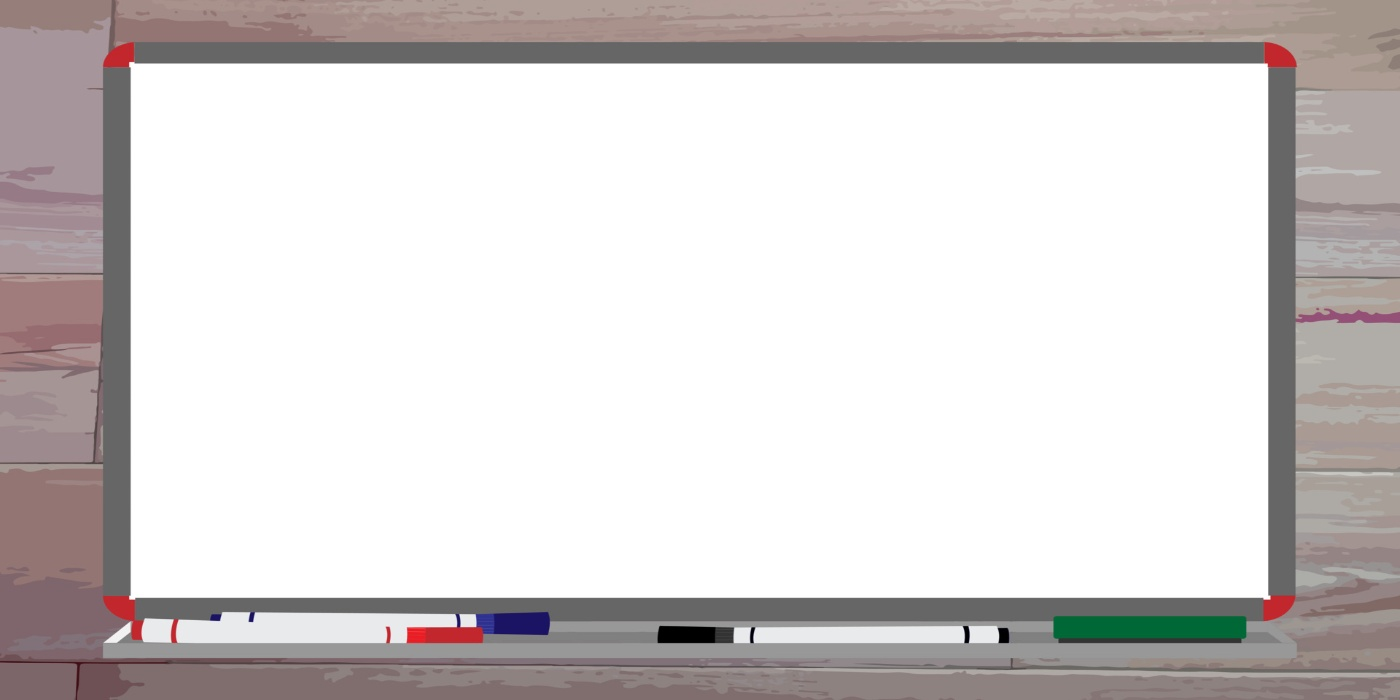
#> input picture image_drawing/whiteboard.jpg, 1400 x 700 px, found by its file name
$ python image_drawing.py
#> lines starting #> are read from the running program, lines starting #| are printed output that depends on the picture
### helpful_cv_scripts/context_manager.py
from contextlib import contextmanager
import cv2

"""Import this module like: from helpful_cv_scripts import context manager
And run in the terminal at the project root: python -m parent_folder.script
parent_folder is the directory the script is in, script is the name of the
python script, don't put the .py extension, you want this to ran as a module
with the -m flag """
"""enter with block
     ↓
run setup
     ↓
yield → execute user code
     ↓
resume function
     ↓
run cleanup"""
@contextmanager
def cv_show_image(src):
    try:
        yield
    finally:
        cv2.destroyAllWindows()
# [7 lines left out: function cv_display_video, not called in this run]


# [18 lines of commented-out code are left out]

### image_drawing/image_drawing.py
from helpful_cv_scripts import context_manager as cm
from pathlib import Path
import cv2

img_path = Path("C:/Users/Eric/PycharmProjects/PythonProject1/Computer_Vision/image_drawing/whiteboard.jpg")

with cm.cv_show_image(img_path):
    img = cv2.imread(img_path)
#> img is the input picture: shape (700, 1400, 3); mean B, G, R 208.1, 208.4, 213
    # print(img.shape)
    # Drawing a line on top of the image. Arguments that are needed:
    # Image loaded into memory, first point XY coordinate, second point XY coordinate
    # Tuple defining the color of the line in current colorspace, and pixel count for line thickness
    # cv2.line(img, (200, 200), (250, 400), (255, 0, 0), 4)
    # Drawing a rectangle, arguments needed:
    # Image in memory, first point in XY is upper left corner, second point is the lower right corner
    # Tuple defining the color of the lines, and pixel count for thickness of line. If a thickness of -1
    # is used then the whole shape is filled in with color
    cv2.rectangle(img, (500, 500), (800, 200), (0, 255, 0), 3)
    # cv2.rectangle(img, (500, 500), (800, 200), (0, 255, 0), -1)
    # Drawing a circle: image in memory, a point for center of circle, radius in pixels,
    # tuple for the color, and thickness value
    cv2.circle(img, (350, 400), 50, (255, 0, 0), 3)
    # Drawing text on top of image: image in memory, string of text to draw, XY coordinates
    # to start the text, type of font to use that's in OpenCv, size of the font/font scale, color of font.
    # and the thickness of the text

    cv2.putText(img, "Testing drawing", (300, 170), cv2.FONT_HERSHEY_SIMPLEX, 3,  (0, 0, 255),
                4)
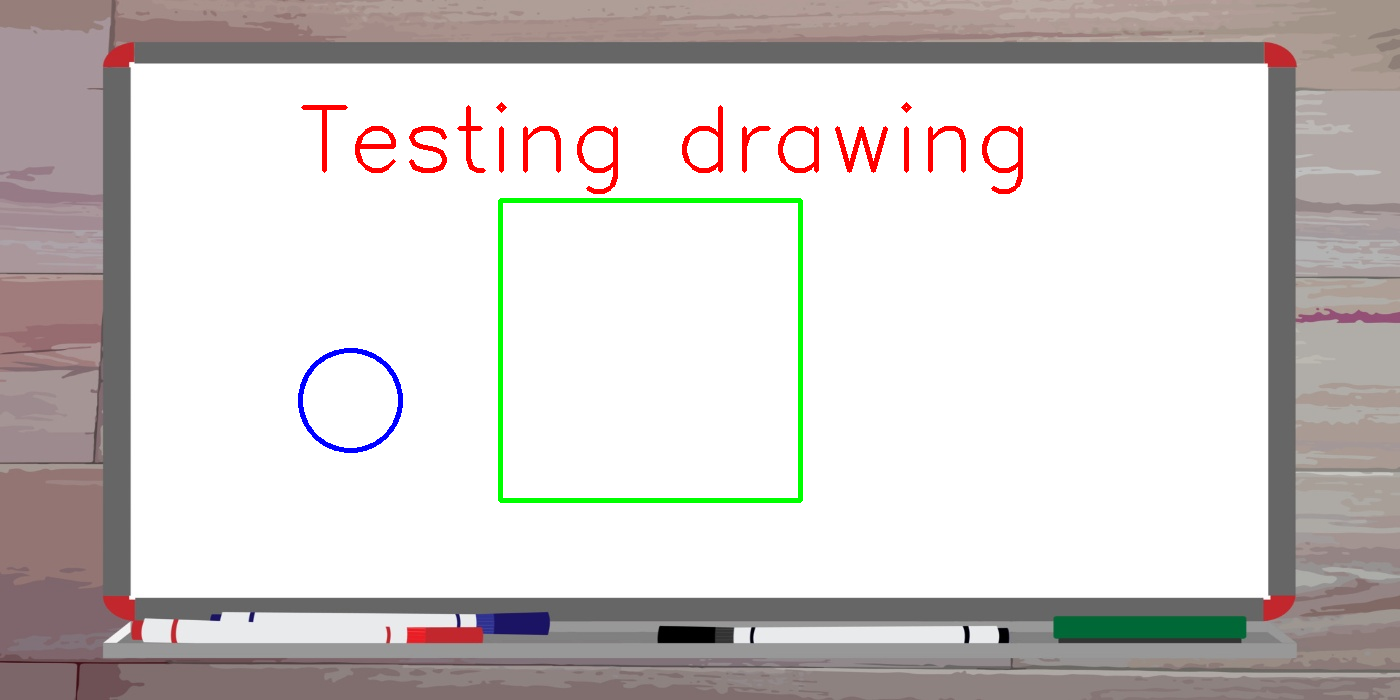
#> img: shape (700, 1400, 3); mean B, G, R 204.3, 205.8, 211
    cv2.imshow("img", img)
    cv2.waitKey(0)
